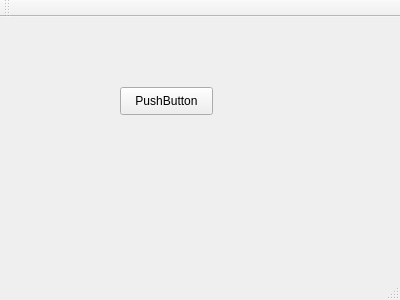
<?xml version="1.0" encoding="UTF-8"?>
<ui version="4.0">
 <class>MainWindow</class>
 <widget class="QMainWindow" name="MainWindow">
  <property name="geometry">
   <rect>
    <x>0</x>
    <y>0</y>
    <width>400</width>
    <height>300</height>
   </rect>
  </property>
  <property name="windowTitle">
   <string>MainWindow</string>
  </property>
  <widget class="QWidget" name="centralWidget">
   <widget class="QPushButton" name="pushButton">
    <property name="geometry">
     <rect>
      <x>120</x>
      <y>70</y>
      <width>93</width>
      <height>28</height>
     </rect>
    </property>
    <property name="text">
     <string>PushButton</string>
    </property>
   </widget>
  </widget>
  <widget class="QMenuBar" name="menuBar">
   <property name="geometry">
    <rect>
     <x>0</x>
     <y>0</y>
     <width>400</width>
     <height>26</height>
    </rect>
   </property>
  </widget>
  <widget class="QToolBar" name="mainToolBar">
   <attribute name="toolBarArea">
    <enum>TopToolBarArea</enum>
   </attribute>
   <attribute name="toolBarBreak">
    <bool>false</bool>
   </attribute>
  </widget>
  <widget class="QStatusBar" name="statusBar"/>
 </widget>
 <layoutdefault spacing="6" margin="11"/>
 <resources/>
 <connections/>
</ui>
